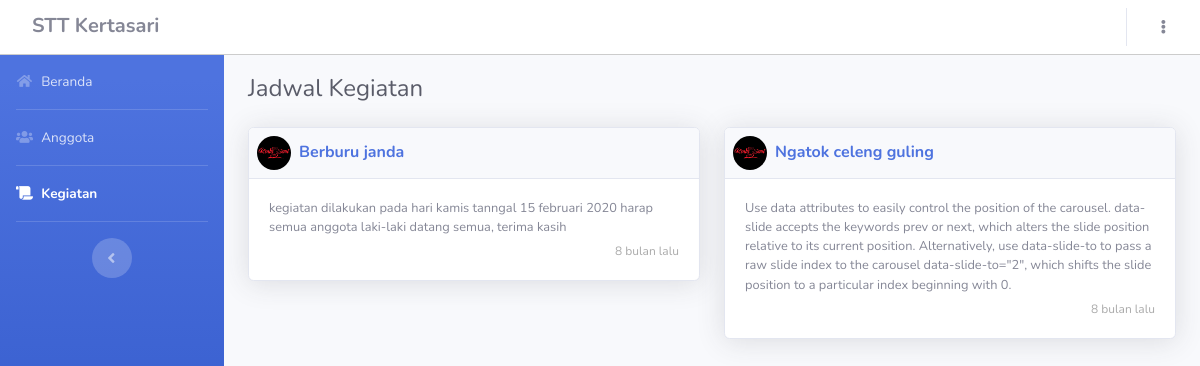
The page /index.php/users/kegiatan on the database its author committed.
### tables this page shows
CREATE TABLE `kegiatan` (
  `id_kegiatan` int(11) NOT NULL,
  `nama_kegiatan` varchar(50) NOT NULL,
  `isi_kegiatan` varchar(500) NOT NULL,
  `tanggal_kegiatan` varchar(30) NOT NULL
);

### application/controllers/Users.php (called while the page is built, shortened)
<?php
class Users extends CI_Controller {
	public function kegiatan()
	{
		$qkegiatan="SELECT * from kegiatan order by id_kegiatan desc";
		$data['kegiatans']=$this->db->query($qkegiatan)->result_array();
		$data['title']='kegiatan';
		$this->load->view('templates/header',$data);
		$this->load->view('templates/sidebar',$data);
		$this->load->view('templates/topbar',$data);
		$this->load->view('templates/bottombar',$data);
		$this->load->view('user/kegiatan',$data);
	}
}

### index.php (called while the page is built, shortened)
<?php
require_once BASEPATH.'core/CodeIgniter.php';

### application/views/user/kegiatan.php (the view, shortened to what this page needs)
          <div class="d-flex align-items-center justify-content-between mb-4">
            <h4 class="mb-0 mt-1 text-gray-800">Jadwal Kegiatan</h4>
          </div>
          <div class="row">
        <?php foreach($kegiatans as $ks): ?>
            <div class="col-lg-6">
              <div class="card shadow mb-2">
                <div class="card-header py-0 d-flex flex-row align-items-center" style="padding:0">
                  <img class="p-2 rounded-circle" src="<?=base_url('assets/img/icons.png'); ?>" width="50" height="50">
                  <h6 style="padding-left:0!important" class="m-0 p-2 font-weight-bold text-primary"><?=$ks['nama_kegiatan']; ?></h6>
                  <div class="dropdown no-arrow ml-auto p-2">
                  </div>
                </div>
                <div class="card-body">
                  <div class="small">
                  <?=$ks['isi_kegiatan']; ?>
                  </div>
                  <div class="d-flex justify-content-end" style="color:#aaa;font-size:12px;margin-top:5px">
                    <?php
                      $waktu=time()-$ks['tanggal_kegiatan'];
                      if($waktu<60){
                        echo $waktu.' detik lalu';
                      }else if($waktu>=60&&$waktu<=3600){
                        $waktumenit=$waktu/60;
                        echo floor($waktumenit).' menit lalu';
                      }else if($waktu>=3600&&$waktu<=86400){
                        $waktujam=$waktu/3600;
                        echo floor($waktujam).' jam lalu';
                      }else if($waktu>=86400&&$waktu<=604800){
                        $waktuhari=$waktu/86400;
                        echo floor($waktuhari).' hari lalu';
                      }else if($waktu>=604800&&$waktu<=2592000){
                        $waktuminggu=$waktu/604800;
                        echo floor($waktuminggu).' minggu lalu';
                      }else if($waktu>=2592000&&$waktu<=31536000){
                        $waktubulan=$waktu/2592000;
                        echo floor($waktubulan).' bulan lalu';
                      }else{
                        $waktutahun=$waktu/31536000;
                        echo floor($waktubulan).' tahun lalu';
                      }
                    ?>
                  </div>
                </div>
              </div>
            </div>
        <?php endforeach; ?>
          </div>
        </div>
      </div>
    </div>
  </div>
</body>
</html>

### rows shown on the page
kegiatan: nama_kegiatan "Berburu janda", isi_kegiatan "kegiatan dilakukan pada hari kamis tanngal 15 februari 2020 harap semua anggota laki-laki datang semua, terima kasih"
kegiatan: nama_kegiatan "Ngatok celeng guling", isi_kegiatan "Use data attributes to easily control the position of the carousel. data-slide accepts the keywords prev or next, which alters the slide position relative to its current position. Alternatively, use data-slide-to to pass a raw slide index to the carousel data-slide-to=\"2\", which shifts the slide position to a particular index beginning with 0."
